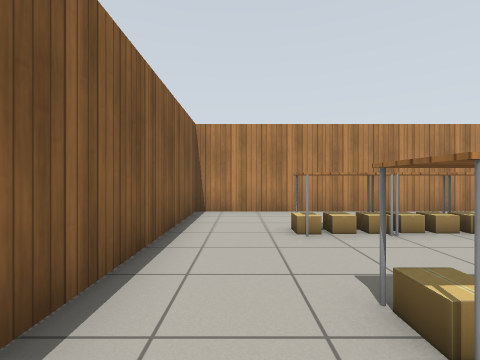
[1] (above)

16 first-person views from a walk through a robot-simulator world made for Gazebo. The camera is 0.9 m above the floor, looks level and sees 85° across. The floor is counted in squares, 1 m on a side. Each view is taken from the middle of a square. On the plan, view 1 faces up. The plan holds only what a view shows up to about 10 squares ahead; the rest is blank. Simple patterns stand in for the simulator's built-in surfaces.

[2]
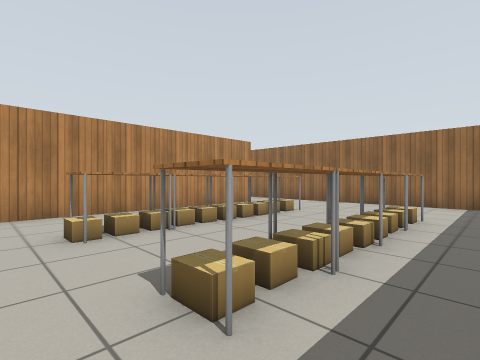

[3]
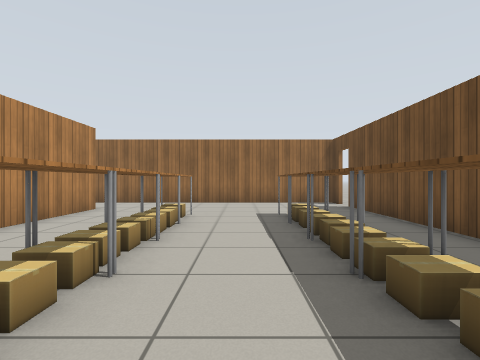

[4]
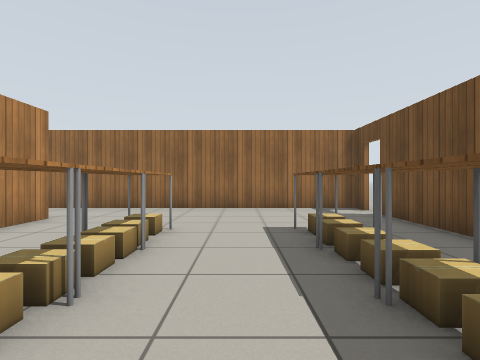

[5]
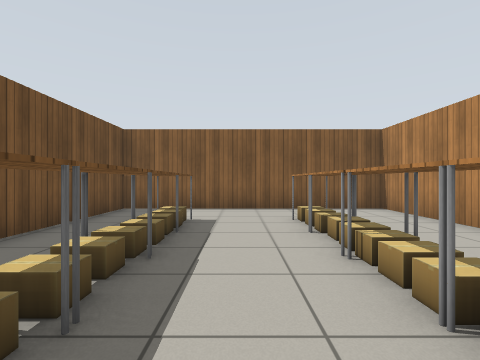

[6]
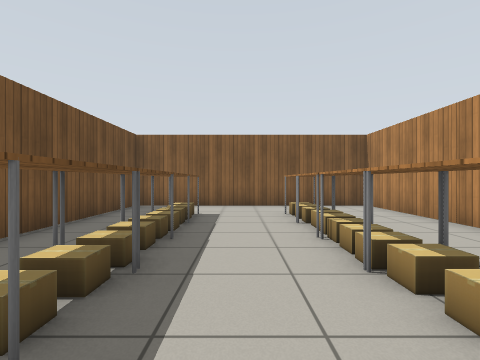

[7]
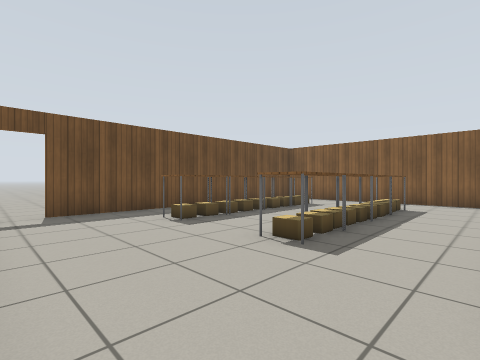

[8]
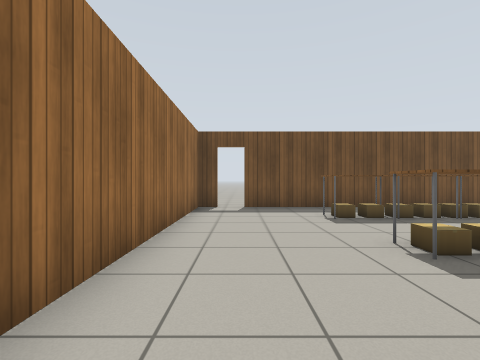

[9]
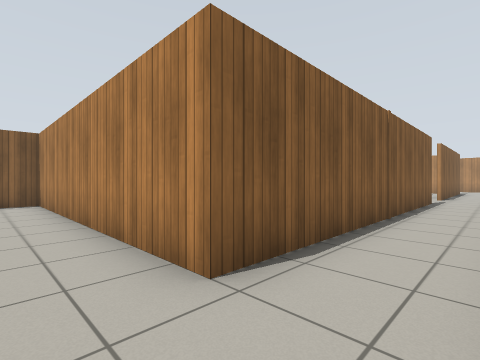

[10]
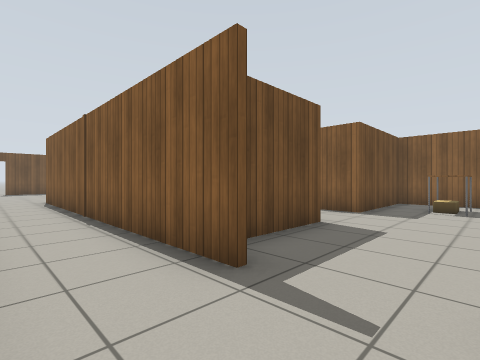

[11]
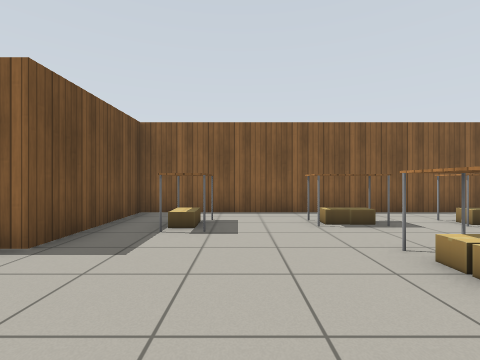

[12]
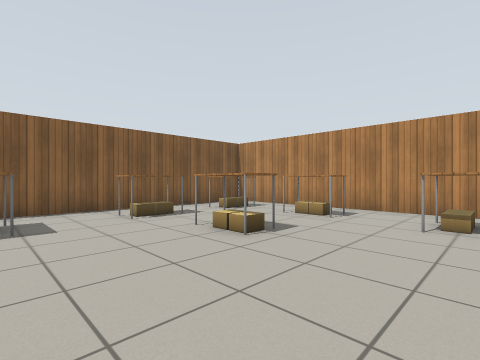

[13]
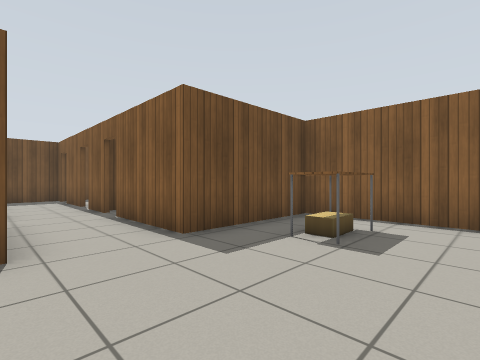

[14]
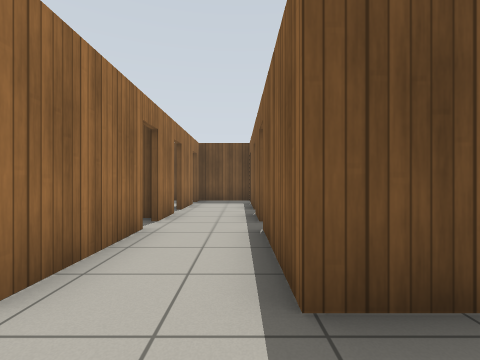

[15]
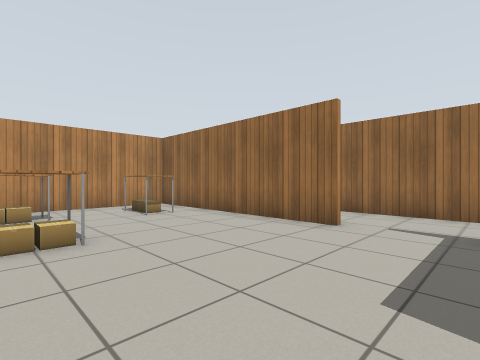

[16]
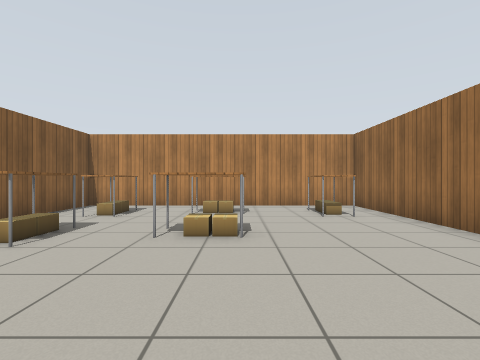

### Floor plan
Points are (right, up) in squares from view 1. A wall is a line through its corners. A room is listed if a view was taken in it or the views show most of it. See-through windows are left out.
Room 1 (views 1, 2, 3, 4, 5, 6, 9)
walls: (8.1, 7.5) (-1.3, 7.5) (-1.3, -0.7) (8.9, -0.7); (9.6, -0.7) (10.4, -0.7) (10.4, 6.4)
ways out: opening at (9.5, 6.5) to room 2; open door at (9.5, -1) to room 2; open door at (2.7, 8.3) to room 3; open door at (5, 8.5) to room 3
objects: table (1, 1) to (2, 2); table (1, 4) to (2, 5); cardboard box (1, 5); table (3, 1) to (4, 2); table (3, 4) to (4, 5); table (5, 1) to (5, 2); table (5, 4) to (5, 5); table (6, 1) to (7, 2); table (6, 4) to (7, 5)
Room 2 (views 7, 8, 10)
walls: (8.1, 18.1) (8.1, 7.5); (10.4, 18.2) (10.4, 21.4); (10.4, 6.4) (10.4, 9.1)
ways out: opening at (9.5, 6.5) to room 1; open door at (9.5, -1) to room 1; opening at (8, 19.5) to room 3
Room 3 (views 11, 12, 13, 14, 15, 16)
walls: (8, 20.3) (8, 27.2) (-1.3, 27.2) (-1.3, 17.2) (2.6, 17.2) (2.6, 9.1); (4.8, 14.1) (4.8, 17.2) (7.1, 17.2); (4.8, 12) (4.8, 13.4); (4.8, 9.1) (4.8, 11)
ways out: open door at (2.7, 8.3) to room 1; open door at (5, 8.5) to room 1; opening at (8, 19.5) to room 2; open door at (3, 11.5); open door at (3, 14); open door at (5, 11.5); open door at (5, 14)
objects: table (0, 19) to (1, 19); table (0, 22) to (1, 23); table (0, 25) to (1, 26); table (3, 22) to (4, 23); table (3, 25) to (4, 26); table (6, 25) to (7, 26)

Positions as (right, up) in squares from view 1, and headings:
1: (0, 0), facing up
2: (0, 0), facing up-right
3: (0, 3), facing right
4: (2, 3), facing right
5: (7, 3), facing left
6: (8, 3), facing left
7: (10, 7), facing down-left
8: (9, 8), facing down
9: (10, 6), facing up-left
10: (10, 20), facing down-left
11: (6, 20), facing left
12: (7, 19), facing up-left
13: (5, 21), facing down-left
14: (3, 19), facing down
15: (3, 18), facing up-right
16: (4, 18), facing up
